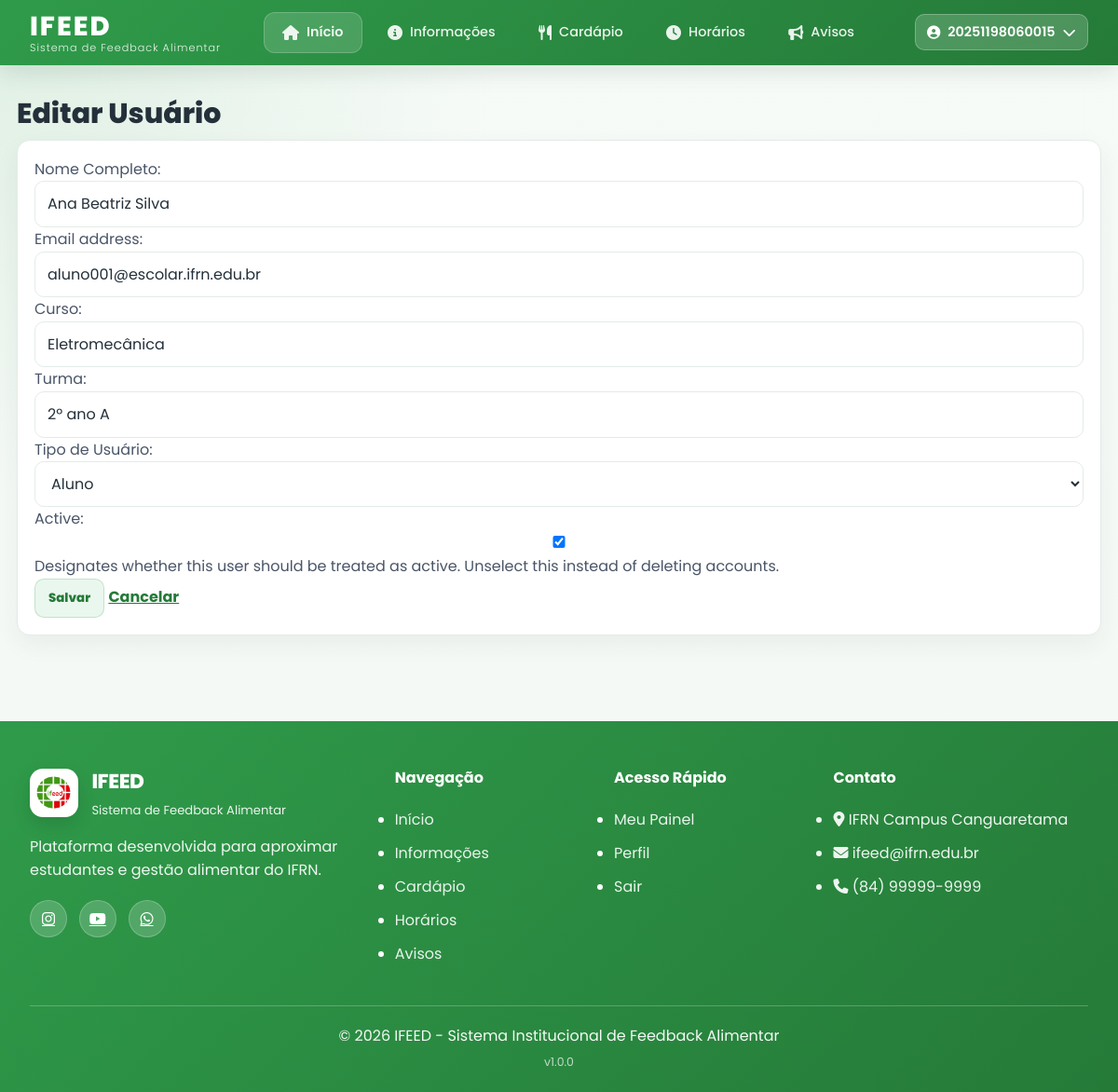
The app's page /admin-ifeed/usuarios/2026IFEED001/editar/ (signed in) with its own data.
### core/models.py (models this page shows, shortened)
class Usuario(AbstractUser):
    TIPO_CHOICES = [
        ('ALUNO', 'Aluno'),
        ('ADMIN', 'Administrador'),
    ]
    matricula = models.CharField('Matrícula', max_length=20, primary_key=True)
    nome_completo = models.CharField('Nome Completo', max_length=150)
    curso = models.CharField('Curso', max_length=100)
    turma = models.CharField('Turma', max_length=50)
    tipo_usuario = models.CharField('Tipo de Usuário', max_length=10, choices=TIPO_CHOICES, default='ALUNO')
    groups = models.ManyToManyField(
        'auth.Group',
        blank=True,
        related_name='usuario_set_custom'
    )
    user_permissions = models.ManyToManyField(
        'auth.Permission',
        blank=True,
        related_name='usuario_permissions_set_custom'
    )
    USERNAME_FIELD = 'matricula'
    REQUIRED_FIELDS = ['nome_completo', 'email']
    class Meta:
        verbose_name = 'Usuário'
        verbose_name_plural = 'Usuários'
        ordering = ['nome_completo']
    @property
    def is_admin_ifeed(self):
        return self.tipo_usuario == 'ADMIN' or self.is_staff or self.is_superuser

### core/views.py (the view)
    @login_required
    def wrapper(request, *args, **kwargs):
        if not usuario_e_admin(request.user):
            messages.error(request, 'Você não tem permissão para acessar essa página.')
            return redirect('aluno')
        return view_func(request, *args, **kwargs)

### core/forms.py
class UsuarioFormEdicao(UserChangeForm):
    password = None
    class Meta:
        model = Usuario
        fields = ['nome_completo', 'email', 'curso', 'turma', 'tipo_usuario', 'is_active']

### core/views.py (called while the page is built)
def usuario_e_admin(usuario):
    return (
        usuario.is_authenticated
        and (usuario.tipo_usuario == 'ADMIN' or usuario.is_staff or usuario.is_superuser)
    )

def admin_required(view_func):
    @login_required
    def wrapper(request, *args, **kwargs):
        if not usuario_e_admin(request.user):
            messages.error(request, 'Você não tem permissão para acessar essa página.')
            return redirect('aluno')
        return view_func(request, *args, **kwargs)
    return wrapper

@admin_required
def usuario_update_view(request, pk):
    usuario = get_object_or_404(Usuario, pk=pk)
    form = UsuarioFormEdicao(request.POST or None, instance=usuario)
    if request.method == 'POST' and form.is_valid():
        usuario = form.save(commit=False)
        usuario.is_staff = usuario.tipo_usuario == 'ADMIN'
        usuario.save()
        messages.success(request, 'Usuário atualizado com sucesso!')
        return redirect('usuario_list')
    return render(request, 'form_usuario.html', {'form': form, 'usuario': usuario})

### templates/form_usuario.html (shortened to what this page needs)
{% extends 'base.html' %}
{% load static %}
{% block extra_css %}
    <link rel="stylesheet" href="{% static 'estilos/admin.css' %}">
{% endblock %}
{% block content %}
<main class="admin-main">
    <h1>Editar Usuário</h1>
    <form method="post" class="feedback-card">
        {{ form.as_p }}
        <button type="submit" class="btn-secondary">Salvar</button>
        <a href="{% url 'usuario_list' %}">Cancelar</a>
    </form>
</main>
{% endblock %}

### templates/base.html (shortened to what this page needs)
{% load static %}
<!DOCTYPE html>
<html lang="pt-br">
<head>
    <link rel="stylesheet" href="{% static 'estilos/base.css' %}">
    {% block extra_css %}{% endblock %}
    <link rel="stylesheet" href="https://cdnjs.cloudflare.com/ajax/libs/font-awesome/6.5.0/css/all.min.css">
</head>
<body>
    <header class="header">
        <div class="header-container">
            <div class="logo">
                <a href="{% url 'index' %}">
                    <div class="logo-text">
                        <span class="logo-title">IFEED</span>
                        <span class="logo-subtitle">Sistema de Feedback Alimentar</span>
                    </div>
                </a>
            </div>
            <nav class="nav-menu" aria-label="Navegação principal">
                <ul class="nav-list">
                    <li class="nav-item">
                        <a href="{% url 'index' %}" class="nav-link {% if request.path == '/' %}active{% endif %}">
                            <i class="fas fa-home"></i>
                            <span>Início</span>
                        </a>
                    </li>
                    <li class="nav-item">
                        <a href="{% url 'index' %}#informacoes" class="nav-link">
                            <i class="fas fa-info-circle"></i>
                            <span>Informações</span>
                        </a>
                    </li>
                    <li class="nav-item">
                        <a href="{% url 'index' %}#cardapio-semana" class="nav-link">
                            <i class="fas fa-utensils"></i>
                            <span>Cardápio</span>
                        </a>
                    </li>
                    <li class="nav-item">
                        <a href="{% url 'horarios' %}" class="nav-link {% if request.path == '/horarios/' %}active{% endif %}">
                            <i class="fas fa-clock"></i>
                            <span>Horários</span>
                        </a>
                    </li>
                    <li class="nav-item">
                        <a href="{% url 'index' %}#avisos" class="nav-link">
                            <i class="fas fa-bullhorn"></i>
                            <span>Avisos</span>
                        </a>
                    </li>
                </ul>
            </nav>
            <div class="header-actions">
                {% if user.is_authenticated %}
                    <div class="user-menu">
                        <button class="user-avatar" id="userMenuBtn">
                            <i class="fas fa-user-circle"></i>
                            <span class="user-name">{{ user.username }}</span>
                            <i class="fas fa-chevron-down"></i>
                        </button>
                    </div>
                {% endif %}
            </div>
        </div>
    </header>
    <div class="main-content">
    {% block content %}
    {% endblock %}
</div>
    <footer class="footer">
        <div class="footer-container">
            <div class="footer-grid">
                <div class="footer-column">
                    <div class="footer-logo">
                        <img src="{% static 'img/logomenorsf.png' %}" alt="IFEED">
                        <div>
                            <h3>IFEED</h3>
                            <p>Sistema de Feedback Alimentar</p>
                        </div>
                    </div>
                    <p class="footer-description">
                        Plataforma desenvolvida para aproximar estudantes e gestão alimentar do IFRN.
                    </p>
                    <div class="footer-social">
                        <a href="#"><i class="fab fa-instagram"></i></a>
                        <a href="#"><i class="fab fa-youtube"></i></a>
                        <a href="#"><i class="fab fa-whatsapp"></i></a>
                    </div>
                </div>
                <div class="footer-column">
                    <h4>Navegação</h4>
                    <ul>
                        <li><a href="{% url 'index' %}">Início</a></li>
                        <li><a href="{% url 'index' %}#informacoes">Informações</a></li>
                        <li><a href="{% url 'index' %}#cardapio-semana">Cardápio</a></li>
                        <li><a href="{% url 'horarios' %}">Horários</a></li>
                        <li><a href="{% url 'index' %}#avisos">Avisos</a></li>
                    </ul>
                </div>
                <div class="footer-column">
                    <h4>Acesso Rápido</h4>
                    <ul>
                        {% if user.is_authenticated %}
                            <li><a href="{% url 'aluno' %}">Meu Painel</a></li>
                            <li><a href="{% url 'perfil' %}">Perfil</a></li>
                            <li><a href="{% url 'logout' %}">Sair</a></li>
                        {% else %}
                            <li><a href="{% url 'login' %}">Entrar</a></li>
                            <li><a href="{% url 'cadastro' %}">Cadastrar</a></li>
                        {% endif %}
                    </ul>
                </div>
                <div class="footer-column">
                    <h4>Contato</h4>
                    <ul class="contact-list">
                        <li><i class="fas fa-map-marker-alt"></i> IFRN Campus Canguaretama</li>
                        <li><i class="fas fa-envelope"></i> ifeed@ifrn.edu.br</li>
                        <li><i class="fas fa-phone"></i> (84) 99999-9999</li>
                    </ul>
                </div>
            </div>
            <div class="footer-bottom">
                <p>© 2026 IFEED - Sistema Institucional de Feedback Alimentar</p>
                <p class="footer-version">v1.0.0</p>
            </div>
        </div>
    </footer>
</body>
</html>

### static/estilos/admin.css (style rules this page uses)
:root { --green: #2f855a; --green-dark: #1c4532; --green-soft: #f0f5f1; --blue: #2563eb; --red: #dc2626; --yellow: #f59e0b; --card-bg: #ffffff; --page-bg: #f4f8f5; --text: #1e3a1e; --muted-text: #4a5568; --border: #e3ece7; --shadow: 0 4px 6px -1px rgba(0, 0, 0, 0.05), 0 2px 4px -1px rgba(0, 0, 0, 0.03); }
body { background: radial-gradient(circle at top left, rgba(47, 155, 74, 0.12), transparent 34rem), linear-gradient(180deg, #f7fbf8 0%, #f4f8f5 100%); }
.admin-main { max-width: 1220px; margin: 28px auto; padding: 0 18px 64px; }
.admin-main > h1 { color: var(--text); font-size: clamp(1.45rem, 2.5vw, 2.05rem); font-weight: 800; letter-spacing: -0.02em; margin-bottom: 4px; }
.search-box input, .filter-box select, .feedback-card input, .feedback-card select, .feedback-card textarea { width: 100%; border: 1px solid var(--border); border-radius: 10px; padding: 11px 13px; font: inherit; color: var(--text); background: #fff; transition: border-color 0.2s ease-in-out, box-shadow 0.2s ease-in-out; }
.feedback-card { background: var(--card-bg); border: 1px solid var(--border); border-radius: 12px; box-shadow: var(--shadow); padding: 22px; transition: transform 0.2s ease-in-out, box-shadow 0.2s ease-in-out, border-color 0.2s ease-in-out; }
.feedback-footer a, .pagination a, .admin-main a { color: var(--green-dark); font-weight: 700; }
.btn-secondary, .btn-danger, .btn-logout { display: inline-flex; align-items: center; justify-content: center; gap: 8px; border: 0; border-radius: 10px; padding: 10px 14px; font-weight: 800; text-decoration: none; cursor: pointer; font-family: inherit; transition: background-color 0.2s ease-in-out, color 0.2s ease-in-out, transform 0.2s ease-in-out; }
.btn-secondary { background: var(--green-soft); color: var(--green-dark); border: 1px solid rgba(47, 155, 74, 0.22); }
:root { --green: #2f9b4a; --green-dark: #257a38; --green-soft: #eaf7ee; --card-bg: #ffffff; --page-bg: #f4f8f5; --text: #24303a; --muted-text: #6b7780; --border: #e3ece7; --shadow: 0 14px 35px rgba(36, 48, 58, 0.08); }
.admin-main > h1 { color: var(--text); letter-spacing: 0; }
.feedback-card { border-radius: 14px; padding: 18px; box-shadow: 0 10px 26px rgba(36, 48, 58, 0.06); transition: transform 0.18s ease, box-shadow 0.18s ease, border-color 0.18s ease; }
.btn-secondary, .btn-danger, .btn-logout { transition: none; }

### records on screen
Usuario: username "20251198060015"
Usuario: nome_completo "Ana Beatriz Silva", email "aluno001@escolar.ifrn.edu.br", curso "Eletromecânica", turma "2º ano A", tipo_usuario "Aluno", is_active "☑"
